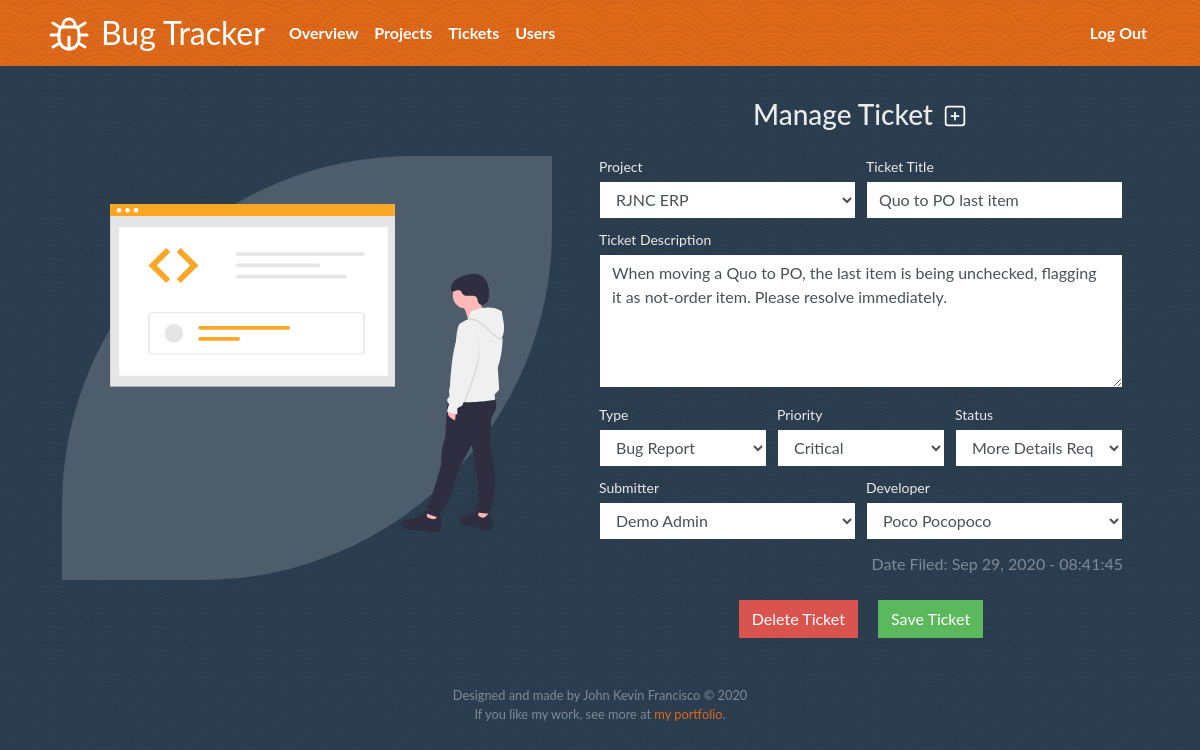
Page /manage_ticket/25 (signed in) on the committed database.
### models.py (models this page shows, shortened)
class Ticket(db.Model):
    tck_id = db.Column(db.Integer, primary_key=True, autoincrement=True)
    tck_proj_id = db.Column(db.Integer, db.ForeignKey('project.proj_id'), nullable=False)
    tck_title = db.Column(db.String(50), nullable=False)
    tck_desc = db.Column(db.String(555), nullable=False)
    tck_type = db.Column(db.String(30))
    tck_prio = db.Column(db.String(20))
    tck_status = db.Column(db.String(20))
    tck_submitter = db.Column(db.Integer, db.ForeignKey('user.user_id'), foreign_keys="Ticket_user_id", nullable=False)
    tck_developer = db.Column(db.Integer, db.ForeignKey('user.user_id'), foreign_keys="Ticket_user_id", nullable=False)
    tck_created = db.Column(db.DateTime, nullable=False)
    tck_history_entries = db.relationship('Ticket_History_Entry', backref='ticket', lazy=True)
    tck_messages = db.relationship('Ticket_Message', backref='ticket', lazy=True)

### bugtracker.py (the view)
@app.route("/manage_ticket/<int:url_tck_id>", methods=["GET", "POST"])
@login_required
def manage_ticket(url_tck_id):
    userlist = User.query.filter((User.user_role=="Submitter") | (User.user_role=="Admin")).all()
    thisticket = Ticket.query.get(url_tck_id)
    if request.method == "POST":
        projectslist = Project.query.all()
        ticketslist = Ticket.query.order_by(Ticket.tck_created.desc()).all()
        thisticket.tck_proj_id = request.form.get("f_tck_proj_id")
        thisticket.tck_title = request.form.get("f_tck_title")
        thisticket.tck_desc = request.form.get("f_tck_desc")
        thisticket.tck_type = request.form.get("f_tck_type")
        thisticket.tck_prio = request.form.get("f_tck_prio")
        thisticket.tck_submitter = request.form.get("f_tck_submitter")
        thisticket.tck_developer = request.form.get("f_tck_developer")
        msg_error = str()
        if request.form.get("f_tck_status") == "Resolved":
            if session["user_role"] in ["Admin", "Developer"]:
                thisticket.tck_status = request.form.get("f_tck_status")
            else:
                msg_error= "Only User\'s with Admin or Developer Roles can update tickets as \'Resolved\'"
        db.session.commit()
        msg_success = "Ticket updated."
        subuserlist = User.query.filter((User.user_role=="Submitter") | (User.user_role=="Admin")).all()
        return redirect(url_for('tickets_main', msg_success=msg_success, msg_error=msg_error))
    else:
        subuserlist = User.query.filter((User.user_role=="Submitter") | (User.user_role=="Admin")).all()
        devuserlist = User.query.filter((User.user_role=="Developer") | (User.user_role=="Admin")).all()
        projectslist = Project.query.all()
        return render_template("/tickets/manage_ticket.html",
                                thisuserid = session["user_id"],
                                thisticket=thisticket,
                                projectslist=projectslist,
                                subuserlist=subuserlist,
                                devuserlist=devuserlist)

### bugtracker.py (called while the page is built)
@app.after_request
def after_request(response):
    response.headers["Cache-Control"] = "no-cache, no-store, must-revalidate"
    response.headers["Expires"] = 0
    response.headers["Pragma"] = "no-cache"
    return response

### helpers.py (called while the page is built)
def login_required(f):
    @wraps(f)
    def decorated_function(*args, **kwargs):
        if session.get("user_id") is None:
            return redirect("/login")
        return f(*args, **kwargs)
    return decorated_function

### templates/tickets/manage_ticket.html (shortened to what this page needs)
{% extends "layout.html" %}
{% block head %}
<link rel="stylesheet" href="/static/css/bootstrap-table.min.css">
{% endblock %}
{% block main %}
<div class="container">
    <div class="row">
        <div class="col-md my-auto mx-3 bg-secondary p-5 border-radius-slanted">
            <div class="my-auto">
                <img src="/static/svg/manage_ticket_illustration.svg">
            </div>
        </div>
        <div class="col-md-6 my-auto mx-3">
            <div class="mb-3 mt-3">
                <h3 class="mb-0">Manage Ticket<img class="mb-1 ml-2" src="/static/svg/register-icon.svg" height="28" width="28"></h3>
            </div>
            <form id="createticketform" action="/manage_ticket/{{ thisticket.tck_id }}" method="post" class="form-signin text-left needs-validation mt-3">
                <div class="form-row">
                    <div class="form-group col w-100 my-1">
                        <label for="f_tck_proj_id" class="mb-1">Project</label>
                            <select id="f_tck_proj_id" name="f_tck_proj_id" class="form-control bv-req" required>
                                {% for p in projectslist %}
                                    <option value="{{ p['proj_id'] }}" {{ "selected='selected'" if p.proj_id==thisticket.tck_proj_id else '' }}>{{ p.proj_name }}</option>
                                {% endfor %}
                            </select>
                    </div>
                    <div class="form-group col my-1">
                        <label for="f_tck_title" class="mb-1">Ticket Title</label>
                        <input id="f_tck_title" autocomplete="off" autofocus class="form-control bv-req bv-min5 bv-max50 bv-min5 bv-alphaspacenum" name="f_tck_title" placeholder="Ticket Title" type="text" value="{{ thisticket.tck_title }}" required>
                    </div>
                </div>
                <div class="form-row">
                    <div class="form-group col my-1">
                        <label for="f_tck_desc" class="mb-1">Ticket Description</label>
                        <textarea id="f_tck_desc" class="form-control bv-alphaspacenumarea bv-req bv-min5 bv-max555" name="f_tck_desc" placeholder="Project Description" type="text" rows="5" required>{{ thisticket.tck_desc }}</textarea>
                    </div>
                </div>
                <div class="form-row">
                    <div class="form-group col w-100 my-1">
                        <label for="f_tck_type" class="mb-1">Type</label>
                            <select id="f_tck_type" name="f_tck_type" class="form-control bv-req" required>
                                <option value="Bug Report" {{ "selected='selected'" if thisticket.tck_type=='Bug Report' else '' }}>Bug Report</option>
                            </select>
                    </div>
                    <div class="form-group col w-100 my-1">
                        <label for="f_tck_prio" class="mb-1">Priority</label>
                            <select id="f_tck_prio" name="f_tck_prio" class="form-control bv-req" required>
                                <option value="Critical" class="text-danger" {{ "selected='selected'" if thisticket.tck_prio=='Critical' else '' }}>Critical</option>
                            </select>
                    </div>
                    <div class="form-group col w-100 my-1">
                        <label for="f_tck_status" class="mb-1">Status</label>
                            <select id="f_tck_status" name="f_tck_status" class="form-control bv-req" required>
                                <option value="More Details Required" class="text-danger" {{ "selected='selected'" if thisticket.tck_status=='More Details Required' else '' }}>More Details Required</option>
                            </select>
                    </div>
                </div>
                <div class="form-row">
                    <div class="form-group col w-100 my-1">
                        <label for="f_tck_submitter" class="mb-1">Submitter</label>
                            <select id="f_tck_submitter" name="f_tck_submitter" class="form-control bv-req" required>
                                {% for su in subuserlist %}
                                    <option value="{{ su.user_id }}" {{ "selected='selected'" if thisticket.tck_submitter == su.user_id else '' }}>{{ su.user_first_name + ' ' + su.user_last_name }}</option>
                                {% endfor %}
                            </select>
                    </div>
                    <div class="form-group col w-100 my-1">
                        <label for="f_tck_developer" class="mb-1">Developer</label>
                            <select id="f_tck_developer" name="f_tck_developer" class="form-control bv-req" required>
                                {% for du in devuserlist %}
                                    <option value="{{ du.user_id }}" {{ "selected='selected'" if thisticket.tck_developer == du.user_id else 'nawp' }}>{{ du.user_first_name + ' ' + du.user_last_name }}</option>
                                {% endfor %}
                            </select>
                    </div>
                </div>
                <div class="form-row">
                    <div class="form-group col w-100 my-1 text-muted text-right my-2">
                        Date Filed: {{ thisticket.tck_created.strftime("%b %d, %Y - %H:%M:%S") }}
                    </div>
                </div>
                <div class="form-row">
                    <div class="form-group my-3 col text-center">
                        <a class="btn btn-danger d-inline-block mr-3" href="/manage_ticket/delete/{{ thisticket.tck_id }}">Delete Ticket</a>
                        <button id="bv-submit" class="btn btn-success d-inline-block" type="submit">Save Ticket</button>
                    </div>
                </div>
            </form>
        </div>
    </div>
</div>
{% endblock %}

### static/css/styles.css (style rules this page uses)
main .form-control { display: inline-block; }
main img { max-width: 100%; }
html { font-size: 1rem; }
.bg-texture-2 { background-image: url("/static/img/arches.png"); }
.border-radius-slanted { border-radius: 350px 0px !important; }

### rows in the picture
Ticket: f_tck_title "Quo to PO last item", f_tck_desc "When moving a Quo to PO, the last item is being unchecked, flagging it as not-order item. Please resolve immediately.", tck_created "Sep 29, 2020 - 08:41:45"

### other values in the picture
form field f_tck_proj_id "RJNC ERP"
form field f_tck_submitter "Demo Admin"
form field f_tck_developer "Poco Pocopoco"
